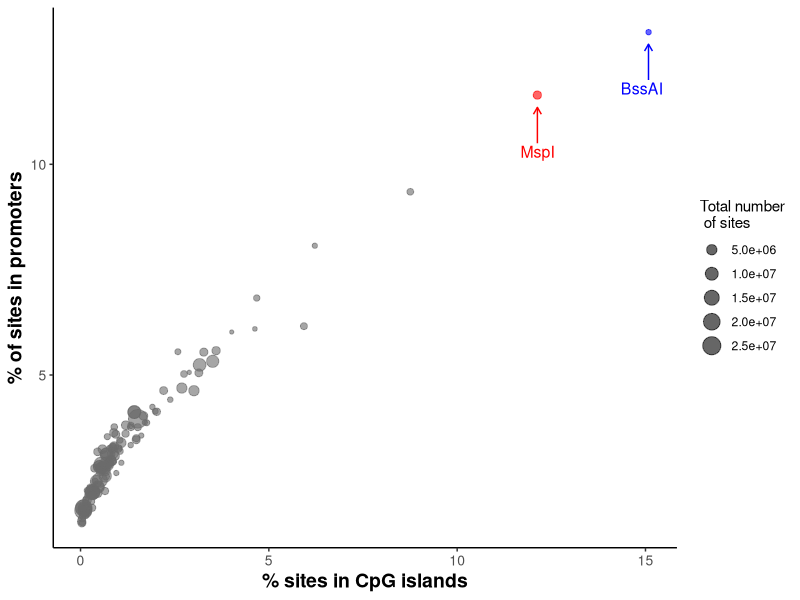
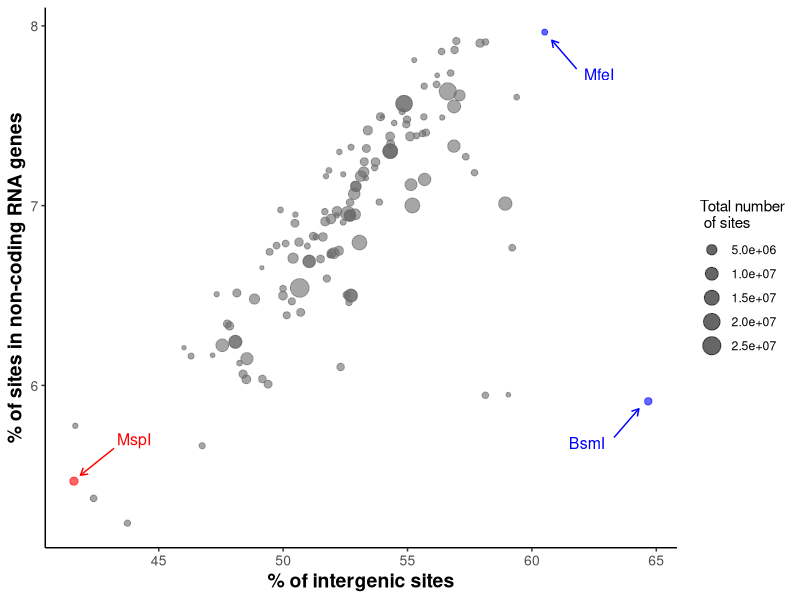
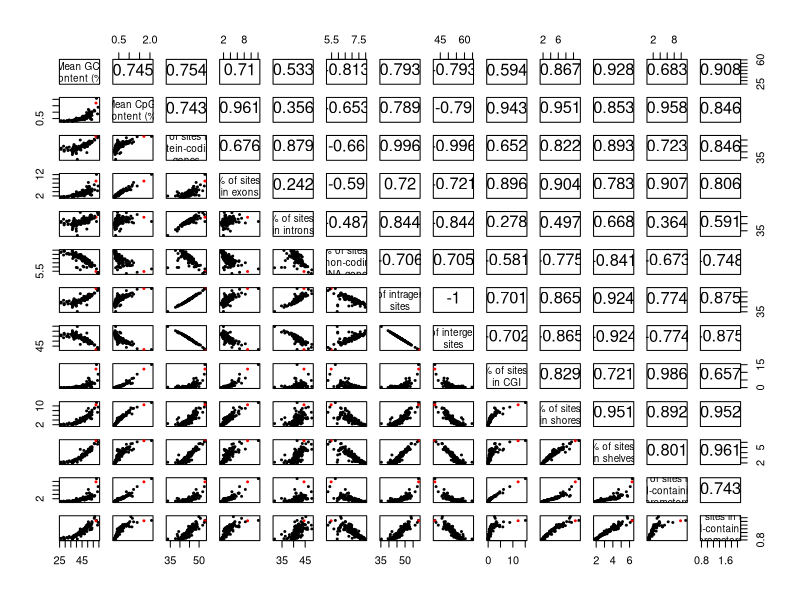

Reproduce these figures in R, in order.
###########################################################################################
#########                                                                         #########
#########                     Daniel Elias Martin Herranz                         #########
#########                             16/03/2017                                  #########
#########                              EMBL-EBI                                   #########
#########                           Thornton group                                #########
#########                                                                         #########
###########################################################################################

###########################################################################################
#####                                 cuRRBS paper                                     ####
###########################################################################################
##### Create several plots which show how different restriction enzymes target different ##
##### genomic features in the genome.                                                  ####
###########################################################################################
##### USAGE: manual                                                                    ####
###########################################################################################

#### Dependencies ####

library(ggplot2);
library(tidyr);

#### Input arguments ####

setwd('~/Desktop/methylation_clock/optimize_RRBS/cuRRBS_paper/Figure_1/Figure_1B_C/');

## Read the raw data ##

raw_data <- read.csv('genomic_annotation_for_cleavage_sites.csv');


#### Run the pipeline ####

### 1. Scatterplot of % of sites in CGI vs % of sites in promoters ###

raw_data_1 <- raw_data;
raw_data_1$highlight <- ifelse(raw_data_1$enzyme == 'BsiSI', 'highlight', ifelse(raw_data_1$enzyme == 'Bse118I', 'better', 'normal'));
col_1 <- c("highlight" = "red", "better" = "blue", "normal" = "gray42");
arrow_data_1 <- data.frame(x=12.13, y=10.5, xend=12.13, yend=11.35);
arrow_data_1b <- data.frame(x=15.08, y=12, xend=15.08, yend=12.85);
raw_data_1$total_promoters = raw_data_1$X._sites_CGI_promoters + raw_data_1$X._sites_non_CGI_promoters;

plot_1 <- ggplot(raw_data_1, aes(x=X._sites_CGI, y=total_promoters)) +
  geom_point(aes(colour = highlight, size=n_sites), alpha=0.6) +
  scale_size_continuous(range = c(1, 6), name='Total number\n of sites') +
  scale_color_manual(values = col_1) +
  theme_classic() +
  theme(axis.text=element_text(size=10),
        axis.title=element_text(size=14,face="bold")) +
  guides(colour=FALSE) +
  xlab('% sites in CpG islands') + ylab('% of sites in promoters') +
  annotate("text", x=12.13, y=10.3, label = 'MspI', col='red', size=4) +
  geom_segment(data=arrow_data_1, aes(x=x, y=y, xend=xend, yend=yend),
               arrow=arrow(length = unit(0.2, "cm")), col='red', size=0.5) +
  annotate("text", x=14.9, y=11.8, label = 'BssAI', col='blue', size=4) +
  geom_segment(data=arrow_data_1b, aes(x=x, y=y, xend=xend, yend=yend),
               arrow=arrow(length = unit(0.2, "cm")), col='blue', size=0.5);

ggsave("plot_CGI_vs_promoters.pdf", height=7, width=7);


### 2. Scatterplot of % intergenic sites vs % of sites in non-coding RNA genes ###

raw_data_2 <- raw_data;
raw_data_2$highlight <- ifelse(raw_data_2$enzyme == 'BsiSI', 'highlight', ifelse(raw_data_2$enzyme == 'MfeI', 'better', 
                                                                                 ifelse(raw_data_2$enzyme == 'BsmI', 'better2', 'normal')));
col_2 <- c("highlight" = "red", "better" = "blue", "better2" = "blue", "normal" = "gray42");
arrow_data_2 <- data.frame(x=43.2, y=5.65, xend=41.85, yend=5.5);
arrow_data_2b <- data.frame(x=61.8, y=7.76, xend=60.8, yend=7.92);
arrow_data_2c <- data.frame(x=63.3, y=5.71, xend=64.3, yend=5.87);

plot_2 <- ggplot(raw_data_2, aes(x=X._sites_intergenic, y=X._sites_non_coding_RNA_genes)) +
  geom_point(aes(colour = highlight, size=n_sites), alpha=0.6) +
  scale_size_continuous(range = c(1, 6), name='Total number\n of sites') +
  scale_color_manual(values = col_2) +
  theme_classic() +
  theme(axis.text=element_text(size=10),
        axis.title=element_text(size=14,face="bold")) +
  guides(colour=FALSE) +
  xlab('% of intergenic sites') + ylab('% of sites in non-coding RNA genes') + 
  annotate("text", x=62.7, y=7.73, label = 'MfeI', col='blue', size=4) + 
  geom_segment(data=arrow_data_2b, aes(x=x, y=y, xend=xend, yend=yend),
               arrow=arrow(length = unit(0.2, "cm")), col='blue', size=0.5) +
  annotate("text", x=44, y=5.7, label = 'MspI', col='red', size=4) + 
  geom_segment(data=arrow_data_2, aes(x=x, y=y, xend=xend, yend=yend),
               arrow=arrow(length = unit(0.2, "cm")), col='red', size=0.5) + 
  annotate("text", x=62.2, y=5.68, label = 'BsmI', col='blue', size=4) + 
  geom_segment(data=arrow_data_2c, aes(x=x, y=y, xend=xend, yend=yend),
               arrow=arrow(length = unit(0.2, "cm")), col='blue', size=0.5);


ggsave("plot_intergenic_vs_ncRNA_genes.pdf", height=7, width=7);


### 3. Scatterplots matrix. ###

## Put the data in the right format

all_plots_data <- raw_data[,3:ncol(raw_data)];
colnames(all_plots_data) <- c('Mean GC \ncontent (%)', 'Mean CpG \ncontent (%)', '% of sites in \nprotein-coding \ngenes',
                              '% of sites \nin exons', '% of sites \nin introns', '% of sites \nin non-coding \nRNA genes',
                              '% of intragenic \nsites', '% of intergenic \nsites', '% of sites \nin CGI', 
                              '% of sites \nin shores', '% of sites \nin shelves', '% of sites in \nCGI-containing \npromoters',
                              '% of sites in non \nCGI-containing \npromoters');


## Function to plot the Pearson correlation coefficient
# Adapted from https://www.r-bloggers.com/scatter-plot-matrices-in-r/.

panel.cor <- function(x, y, digits = 3, cex.cor, ...){
  usr <- par("usr"); on.exit(par(usr));
  par(usr = c(0, 1, 0, 1));
  r <- round(cor(x, y), digits=digits);
  text(0.5, 0.6, r, cex=1.5, col=);
}


## Plot

cols <- character(nrow(all_plots_data));
cols[] <- "black";
cols[raw_data$enzyme == 'BsiSI'] <- "red";
pdf('scatterplot_matrix.pdf', height = 10, width = 14);
pairs(all_plots_data, upper.panel=panel.cor, cex=0.4, cex.labels=0.9, col=cols, pch=19);
dev.off();

#### End of the script ####